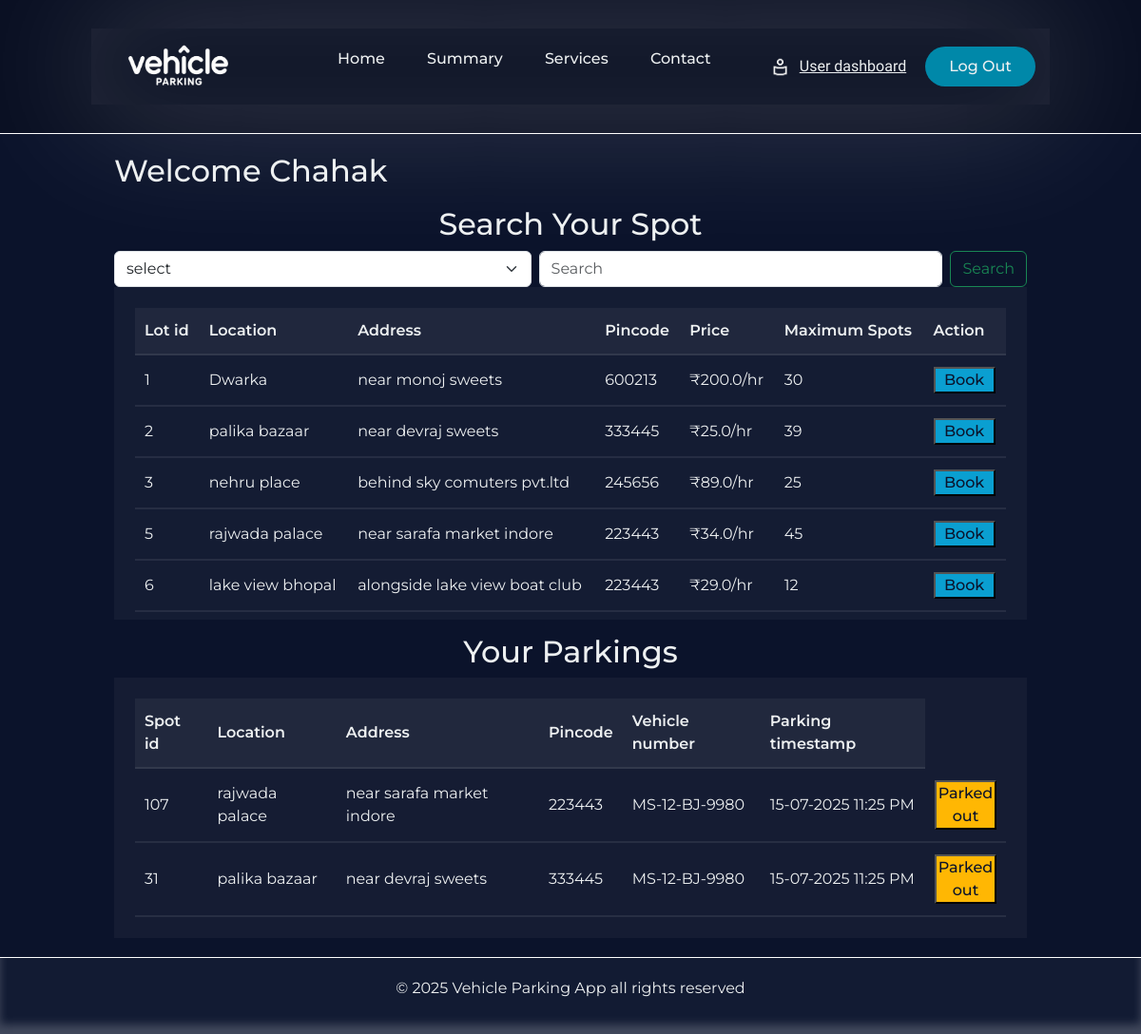
The page /home/6 on the database as committed earlier.
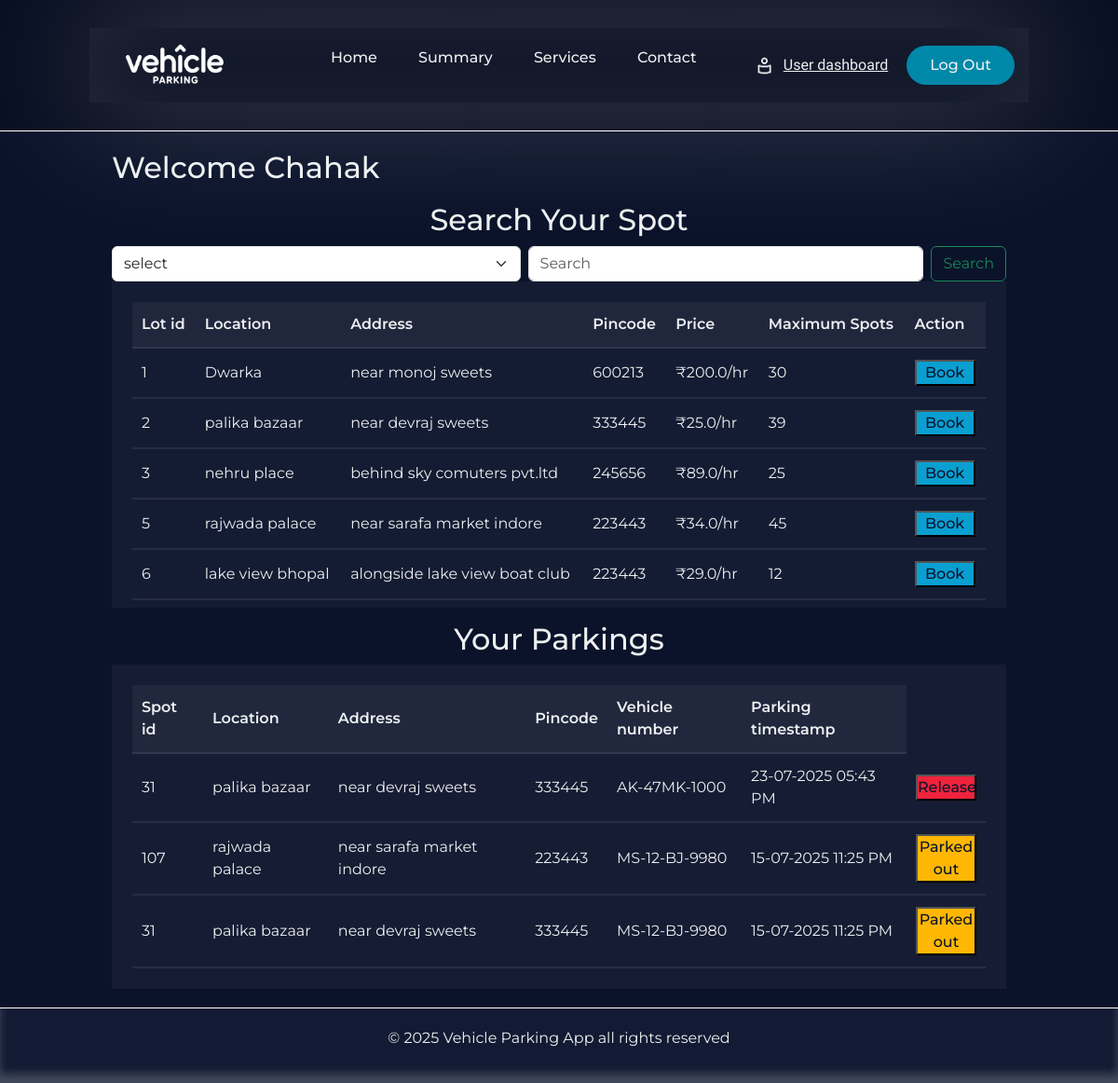
The same page on the database as committed later.
### Application/models.py (models this page shows)
class User(db.Model):
    __tablename__='user'
    id=db.Column(db.Integer,primary_key=True)
    name=db.Column(db.String(80),nullable=False)
    email=db.Column(db.String(150),unique=True,nullable=False)
    password=db.Column(db.String(512),nullable=False)
    address=db.Column(db.String(250),nullable=False)
    pincode=db.Column(db.String(6),nullable=False)
    role=db.Column(db.String(10),default='user',nullable=False)
    record=db.relationship('Parkingrecords',backref='user',lazy=True)

class Parkinglot(db.Model):
    __tablename__='parking_lot'
    id=db.Column(db.Integer,primary_key=True)
    prime_location_name=db.Column(db.String(80),nullable=False)
    price=db.Column(db.Float,nullable=False)
    address=db.Column(db.String(250),nullable=False)
    pincode=db.Column(db.String(6),nullable=False)
    maximum_spots=db.Column(db.Integer,nullable=False)
    is_active=db.Column(db.Boolean,default=True,nullable=False)
    spots=db.relationship('Parkingspots',backref='lot',lazy=True,cascade='all,delete-orphan')

class Parkingrecords(db.Model):
    __tablename__='parking_records'
    id=db.Column(db.Integer,primary_key=True)
    spot_id=db.Column(db.Integer,db.ForeignKey('parking_spots.id'),nullable=False)
    user_id=db.Column(db.Integer,db.ForeignKey('user.id'),nullable=False)
    vehicle_number=db.Column(db.String(18),nullable=False)
    parking_timestamp=db.Column(db.DateTime,nullable=False)
    leaving_timestamp=db.Column(db.DateTime,nullable=True)
    parking_cost=db.Column(db.Float,nullable=True)
    status=db.Column(db.String(12),nullable=False,default='reserved') # reserved and released

### Application/controllers.py (the view)
@app.route('/home/<int:user_id>',methods=['GET','POST'])
def user_dash(user_id):
    user_details=User.query.filter_by(role='user',id=user_id).first()
    parking_records=Parkingrecords.query.filter_by(user_id=user_details.id).all()
    if request.method=='POST':
        key=request.form.get('key')
        search_value=request.form.get('search_value')
        if key=='pincode':
            parking_lot_details=Parkinglot.query.filter_by(is_active=True,pincode=search_value).all()
        else:
            parking_lot_details=Parkinglot.query.filter_by(is_active=True,prime_location_name=search_value).all()
        return render_template('user_dashboard.html',user_details=user_details,parking_lot_details=parking_lot_details,parking_records=parking_records,user_id=user_id)
    else:
        parking_lot_details=Parkinglot.query.filter_by(is_active=True).all()
        return render_template('user_dashboard.html',user_details=user_details,parking_lot_details=parking_lot_details,parking_records=parking_records,user_id=user_id)

### templates/user_dashboard.html (shortened to what this page needs)
{% extends 'user_base.html' %}
{% block content %}
        <div class="parkinglot-table-heading-container">
                    <h2>Welcome {{ user_details.name }}</h2>
                </div>
        <div class="parkinglot-table-heading-container-user">
                    <h2>Search Your Spot</h2>
                </div>
                <form class="d-flex" action="{{ url_for('user_dash',user_id=user_details.id) }}" method="POST">
                  <select class="form-select me-2" aria-label="Default select example" name="key" required>
                    <option selected>select</option>
                  </select>
                  <input class="form-control me-2" type="text" name="search_value" placeholder="Search" aria-label="Search" required>
                  <input class="btn btn-outline-success" type="submit" value="Search">
                </form>
        <div class="parkinglot-table-container-user">
                  <table class="parkinglot-table">
                        <thead>
                          <tr>
                              <th>Lot id</th>
                              <th>Location</th>
                              <th>Address</th>
                              <th>Pincode</th>
                              <th>Price</th>
                              <th>Maximum Spots</th>
                              <th>Action</th>
                          </tr>
                        </thead>
                        <tbody>
                         {% for lot in parking_lot_details %}
                        <tr>
                            <td>{{lot.id}}</td>
                            <td>{{lot.prime_location_name}}</td>
                            <td>{{lot.address}}</td>
                            <td>{{lot.pincode}}</td>
                            <td>₹{{lot.price}}/hr</td>
                            <td>{{lot.maximum_spots}}</td>
                            <td class="parking-lot-table-buttons">
                                 <a href="/book-parking-spot/{{user_details.id}}/{{lot.id}}"><button class="book-button">Book</button></a>
                            </td>
                        </tr>
                        {% endfor %}
                    </tbody>
                  </table>
                </div>
                <div class="parkinglot-table-heading-container-user-parkings">
                    <h2>Your Parkings</h2>
                </div>
              <div class="parkinglot-table-container-user">
                <table class="parkinglot-table">
                        <thead>
                          <tr>
                              <th>Spot id</th>
                              <th>Location</th>
                              <th>Address</th>
                              <th>Pincode</th>
                              <th>Vehicle number</th>
                              <th>Parking timestamp</th>
                          </tr>
                        </thead>
                        <tbody>
                         {% for records in parking_records %}
                            {% if records.status=='reserved' %}
                              <tr>
                                  <td>{{records.spot_id}}
                                  <td>{{records.spot.lot.prime_location_name}}</td>
                                  <td>{{records.spot.lot.address}}</td>
                                  <td>{{records.spot.lot.pincode}}</td>
                                  <td>{{records.vehicle_number}}</td>
                                  <td>{{records.parking_timestamp.strftime("%d-%m-%Y %I:%M %p")}}</td>
                                  <td class="parking-lot-table-buttons">
                                        <a href="/release-parking-spot/{{records.id}}/{{user_id}}"><button class="release-button">Release</button></a>
                                  </td>
                                </tr>
                            {% endif %}
                        {% endfor %}
                        {% for records in parking_records %}
                            {% if records.status=='released' %}
                              <tr>
                                  <td>{{records.spot_id}}
                                  <td>{{records.spot.lot.prime_location_name}}</td>
                                  <td>{{records.spot.lot.address}}</td>
                                  <td>{{records.spot.lot.pincode}}</td>
                                  <td>{{records.vehicle_number}}</td>
                                  <td>{{records.parking_timestamp.strftime("%d-%m-%Y %I:%M %p")}}</td>
                                  <td class="parking-lot-table-buttons">
                                        <a href=><button class="parked-out-button">Parked out</button></a>
                                  </td>
                                </tr>
                            {% endif %}
                        {% endfor %}
                    </tbody>
                  </table>
                </div>
{% endblock %}

### templates/user_base.html (shortened to what this page needs)
<!DOCTYPE html>
<html lang="en">
<head>
    <link
      href="https://cdn.jsdelivr.net/npm/bootstrap@5.3.3/dist/css/bootstrap.min.css"
      rel="stylesheet"
    />
    <link rel="stylesheet" href="/static/style.css">
</head>
<body>
    <div class="main_page">
            <header class="header_section">
                <div class="header_canvas">
               <img class='logo' src="/static/Vehicle parking app logo.png" alt="logo" height="50px" width="150px">
            <nav>
                <ul class="nav__links">
                    <li><a href="/">Home</a></li>
                    <li><a href="{{url_for('user_summary',user_id=user_id)}}">Summary</a></li>
                    <li><a href="">Services</a></li>
                    <li><a href="#">Contact</a></li>
                </ul>
            </nav>
            <div class="nav_side_buttons">
                <img id="user_icon" src="/static/user_icon.png" alt="">
                <a href="{{url_for('user_dash',user_id=user_id)}}"><span id="header_signature">User dashboard</span></a>
                <a class='header_logout_button' href="{{url_for('logout')}}"><button>Log Out</button></a>
            </div>
                </div>
            </header>
            <main class="main_section">
                {% block content %}
                {% endblock %}
            </main>
            <footer class="footer_section">
                <p>
                    &copy; 2025 Vehicle Parking App all rights reserved
                </p>
            </footer>
    </div>
</body>
</html>

### static/style.css (style rules this page uses)
* { box-sizing: border-box; margin: 0; padding: 0; font-family: "Montserrat",sans-serif; }
html,body { height: 100%; background-color: #0b132b; color: #edf0f1; }
.main_page { display: flex; flex-direction: column; min-height: 100vh; }
.header_section { padding: 30px 8%; border-bottom: 1px solid white; background-color: #090f22; }
.header_canvas { padding: 15px; display: flex; justify-content: space-between; align-items: center; box-shadow: inset 0 0 100px rgba(255, 255, 255, 0.11), 0 0 150px rgba(255, 255, 255, 0.25); }
li,a,button { font-weight: 500; font-size: 16px; color: inherit; text-decoration: none; }
.logo { cursor: pointer; }
.nav__links { list-style: none; }
.nav__links li { display: inline-block; padding: 0px 20px; }
.nav__links li a { transition: all 0.3s ease 0s; }
.nav_side_buttons { display: flex; align-items: center; gap: 10px; }
.nav_side_buttons button { padding: 9px 25px; background-color: rgba(0, 136, 169, 1); border: none; border-radius: 50px; cursor: pointer; transition: all 0.3s ease 0s; }
#user_icon { height: 21px; }
#header_signature { margin-right: 10px; font-family: "Delius Swash Caps"; text-decoration: underline; font-size:medium; }
.main_section { flex: 1; padding: 20px 10%; }
.footer_section { background-color: #121b33; padding: 20px 10%; text-align: center; color: #edf0f1; border-top: 1px solid white; box-shadow: inset 0 -10px 10px rgba(255, 255, 255, 0.2); }
.parkinglot-table-heading-container { margin-bottom: 10px; display: flex; justify-content: space-between; }
.parkinglot-table-heading-container-user { display: flex; justify-content: center; }
.parkinglot-table-heading-container-user-parkings { display: flex; justify-content: center; margin-top: 15px; }
.parkinglot-table-container-user { padding: 22px; width: 100%; background-color: rgba(255, 255, 255, 0.040); border: #f7f7f7; overflow-y: auto; max-height: 350px; }
.parkinglot-table { width: 100%; border-radius: 30px; border-collapse: separate; border-spacing: 0px; }
.parkinglot-table th, .parkinglot-table td { padding: 12px 10px; border-bottom: 2px solid rgba(255, 255, 255, 0.080);; }
.parkinglot-table th { text-align: left; background-color: rgba(255, 255, 255, 0.05); font-weight: 600; }
.parkinglot-table td { text-align: left; }
.parking-lot-table-buttons button { color: #0b132b; width: 65px; cursor: pointer; transition: all 0.3s ease 0s; }
.parking-lot-table-buttons .edit-button,.parking-lot-table-buttons .parked-out-button { background-color: #ffb703; }
.parking-lot-table-buttons .delete-button,.parking-lot-table-buttons .release-button { background-color: #ef233c; }
.parking-lot-table-buttons .book-button { background-color: #0a9fd1; }

Rows that differ between the two databases and show on the page:
added Parkingrecords: spot_id "31", spot.lot.prime_location_name "palika bazaar", spot.lot.address "near devraj sweets", spot.lot.pincode "333445", vehicle_number "AK-47MK-1000", parking_timestamp "23-07-2025 05:43 PM", shown under "Your Parkings"
